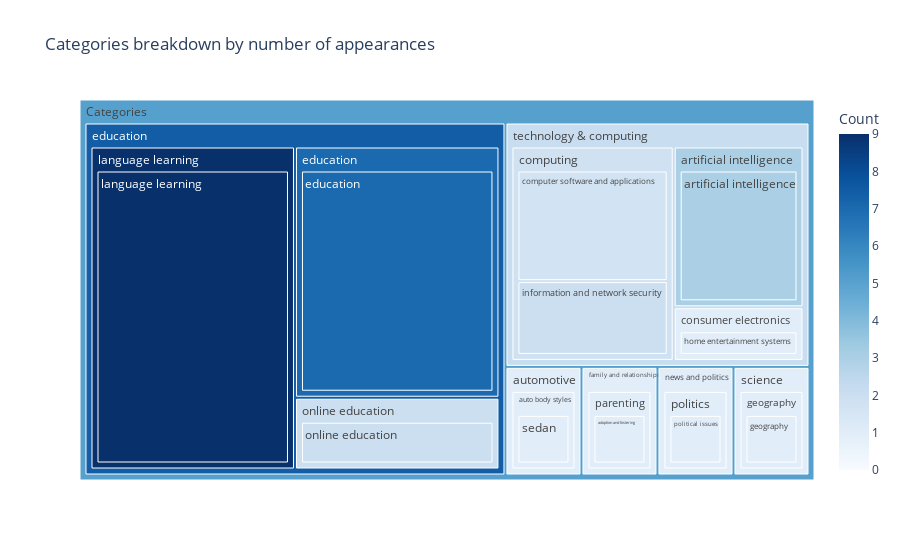
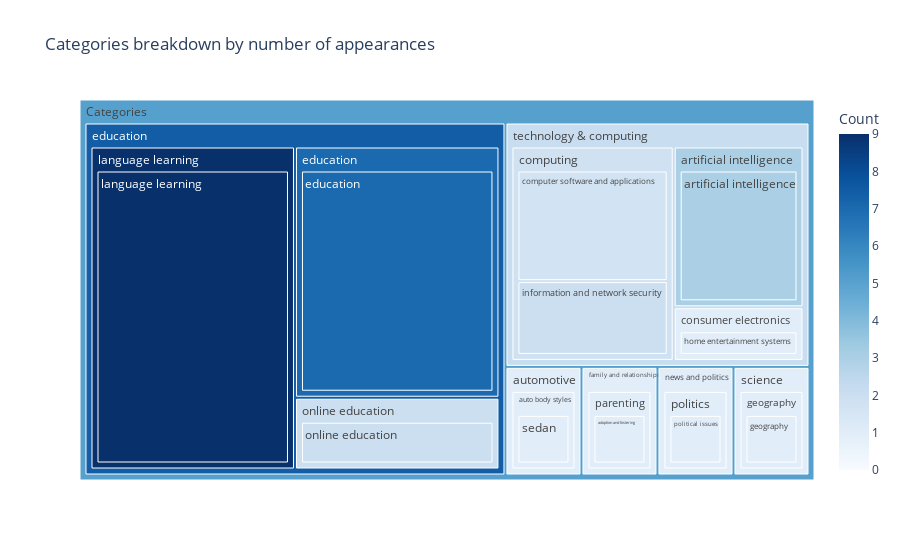

The notebook cell saved with these charts, in order:
### Code cell
import plotly
import plotly.express as px
import numpy as np
import ipywidgets as widgets

# Function to update the Treemap
def update(sliderVal):
   thresh1, thresh2 = sliderVal
   res = df_cat[(df_cat['Count'] <= thresh2) & (df_cat['Count'] >= thresh1)]
   fig = px.treemap(res, path=[px.Constant("Categories"),'Level_1','Level_2','Level_3'], values='Count',
                  color='Count', #hover_data=['Level_3'],
                  color_continuous_scale='Blues',
                  range_color=[0,max(df_cat['Count'])],
                  title="Categories breakdown by number of appearances")
   fig.show()

# Range Slider
rangeSlider = widgets.IntRangeSlider(
    value=[0, df_cat['Count'].max()],
    min=0,
    max=df_cat['Count'].max(),
    step=1,
    description='Count:',
    disabled=False,
    continuous_update=True,
    orientation='horizontal',
    readout=True,
    readout_format='d',
)
widgets.interact(update, sliderVal = rangeSlider )

### Figure 1 — Plotly figure (JSON) as saved in the notebook; plotly's stock layout.template omitted (floating-point values rounded to 4 significant figures)
{"data": [{"branchvalues": "total", "customdata": [[1], [3], [1.667], [7], [1], [1], [2], [9], [2], [1], [1], [3], [1], [1.8], [1], [7], [1], [9], [2], [1], [1], [1], [7.444], [1], [1], [1], [2.111], [5.065]], "domain": {"x": [0, 1], "y": [0, 1]}, "hovertemplate": "labels=%{label}<br>Count_sum=%{value}<br>parent=%{parent}<br>id=%{id}<br>Count=%{color}<extra></extra>", "ids": ["Categories/family and relationships/parenting/adoption and fostering", "Categories/technology & computing/artificial intelligence/artificial intelligence", "Categories/technology & computing/computing/computer software and applications", "Categories/education/education/education", "Categories/science/geography/geography", "Categories/technology & computing/consumer electronics/home entertainment systems", "Categories/technology & computing/computing/information and network security", "Categories/education/language learning/language learning", "Categories/education/online education/online education", "Categories/news and politics/politics/political issues", "Categories/automotive/auto body styles/sedan", "Categories/technology & computing/artificial intelligence", "Categories/automotive/auto body styles", "Categories/technology & computing/computing", "Categories/technology & computing/consumer electronics", "Categories/education/education", "Categories/science/geography", "Categories/education/language learning", "Categories/education/online education", "Categories/family and relationships/parenting", "Categories/news and politics/politics", "Categories/automotive", "Categories/education", "Categories/family and relationships", "Categories/news and politics", "Categories/science", "Categories/technology & computing", "Categories"], "labels": ["adoption and fostering", "artificial intelligence", "computer software and applications", "education", "geography", "home entertainment systems", "information and network security", "language learning", "online education", "political issues", "sedan", "artificial intelligence", "auto body styles", "computing", "consumer electronics", "education", "geography", "language learning", "online education", "parenting", "politics", "automotive", "education", "family and relationships", "news and politics", "science", "technology & computing", "Categories"], "marker": {"coloraxis": "coloraxis", "colors": [1, 3, 1.667, 7, 1, 1, 2, 9, 2, 1, 1, 3, 1, 1.8, 1, 7, 1, 9, 2, 1, 1, 1, 7.444, 1, 1, 1, 2.111, 5.065]}, "name": "", "parents": ["Categories/family and relationships/parenting", "Categories/technology & computing/artificial intelligence", "Categories/technology & computing/computing", "Categories/education/education", "Categories/science/geography", "Categories/technology & computing/consumer electronics", "Categories/technology & computing/computing", "Categories/education/language learning", "Categories/education/online education", "Categories/news and politics/politics", "Categories/automotive/auto body styles", "Categories/technology & computing", "Categories/automotive", "Categories/technology & computing", "Categories/technology & computing", "Categories/education", "Categories/science", "Categories/education", "Categories/education", "Categories/family and relationships", "Categories/news and politics", "Categories", "Categories", "Categories", "Categories", "Categories", "Categories", ""], "type": "treemap", "values": [1, 3, 3, 7, 1, 1, 2, 9, 2, 1, 1, 3, 1, 5, 1, 7, 1, 9, 2, 1, 1, 1, 18, 1, 1, 1, 9, 31]}], "layout": {"coloraxis": {"cmax": 9, "cmin": 0, "colorbar": {"title": {"text": "Count"}}, "colorscale": [[0, "rgb(247,251,255)"], [0.125, "rgb(222,235,247)"], [0.25, "rgb(198,219,239)"], [0.375, "rgb(158,202,225)"], [0.5, "rgb(107,174,214)"], [0.625, "rgb(66,146,198)"], [0.75, "rgb(33,113,181)"], [0.875, "rgb(8,81,156)"], [1, "rgb(8,48,107)"]]}, "legend": {"tracegroupgap": 0}, "title": {"text": "Categories breakdown by number of appearances"}}}

### Figure 2 — Plotly figure (JSON) as saved in the notebook; plotly's stock layout.template omitted (floating-point values rounded to 4 significant figures)
{"data": [{"branchvalues": "total", "customdata": [[1], [3], [1.667], [7], [1], [1], [2], [9], [2], [1], [1], [3], [1], [1.8], [1], [7], [1], [9], [2], [1], [1], [1], [7.444], [1], [1], [1], [2.111], [5.065]], "domain": {"x": [0, 1], "y": [0, 1]}, "hovertemplate": "labels=%{label}<br>Count_sum=%{value}<br>parent=%{parent}<br>id=%{id}<br>Count=%{color}<extra></extra>", "ids": ["Categories/family and relationships/parenting/adoption and fostering", "Categories/technology & computing/artificial intelligence/artificial intelligence", "Categories/technology & computing/computing/computer software and applications", "Categories/education/education/education", "Categories/science/geography/geography", "Categories/technology & computing/consumer electronics/home entertainment systems", "Categories/technology & computing/computing/information and network security", "Categories/education/language learning/language learning", "Categories/education/online education/online education", "Categories/news and politics/politics/political issues", "Categories/automotive/auto body styles/sedan", "Categories/technology & computing/artificial intelligence", "Categories/automotive/auto body styles", "Categories/technology & computing/computing", "Categories/technology & computing/consumer electronics", "Categories/education/education", "Categories/science/geography", "Categories/education/language learning", "Categories/education/online education", "Categories/family and relationships/parenting", "Categories/news and politics/politics", "Categories/automotive", "Categories/education", "Categories/family and relationships", "Categories/news and politics", "Categories/science", "Categories/technology & computing", "Categories"], "labels": ["adoption and fostering", "artificial intelligence", "computer software and applications", "education", "geography", "home entertainment systems", "information and network security", "language learning", "online education", "political issues", "sedan", "artificial intelligence", "auto body styles", "computing", "consumer electronics", "education", "geography", "language learning", "online education", "parenting", "politics", "automotive", "education", "family and relationships", "news and politics", "science", "technology & computing", "Categories"], "marker": {"coloraxis": "coloraxis", "colors": [1, 3, 1.667, 7, 1, 1, 2, 9, 2, 1, 1, 3, 1, 1.8, 1, 7, 1, 9, 2, 1, 1, 1, 7.444, 1, 1, 1, 2.111, 5.065]}, "name": "", "parents": ["Categories/family and relationships/parenting", "Categories/technology & computing/artificial intelligence", "Categories/technology & computing/computing", "Categories/education/education", "Categories/science/geography", "Categories/technology & computing/consumer electronics", "Categories/technology & computing/computing", "Categories/education/language learning", "Categories/education/online education", "Categories/news and politics/politics", "Categories/automotive/auto body styles", "Categories/technology & computing", "Categories/automotive", "Categories/technology & computing", "Categories/technology & computing", "Categories/education", "Categories/science", "Categories/education", "Categories/education", "Categories/family and relationships", "Categories/news and politics", "Categories", "Categories", "Categories", "Categories", "Categories", "Categories", ""], "type": "treemap", "values": [1, 3, 3, 7, 1, 1, 2, 9, 2, 1, 1, 3, 1, 5, 1, 7, 1, 9, 2, 1, 1, 1, 18, 1, 1, 1, 9, 31]}], "layout": {"coloraxis": {"cmax": 9, "cmin": 0, "colorbar": {"title": {"text": "Count"}}, "colorscale": [[0, "rgb(247,251,255)"], [0.125, "rgb(222,235,247)"], [0.25, "rgb(198,219,239)"], [0.375, "rgb(158,202,225)"], [0.5, "rgb(107,174,214)"], [0.625, "rgb(66,146,198)"], [0.75, "rgb(33,113,181)"], [0.875, "rgb(8,81,156)"], [1, "rgb(8,48,107)"]]}, "legend": {"tracegroupgap": 0}, "title": {"text": "Categories breakdown by number of appearances"}}}
